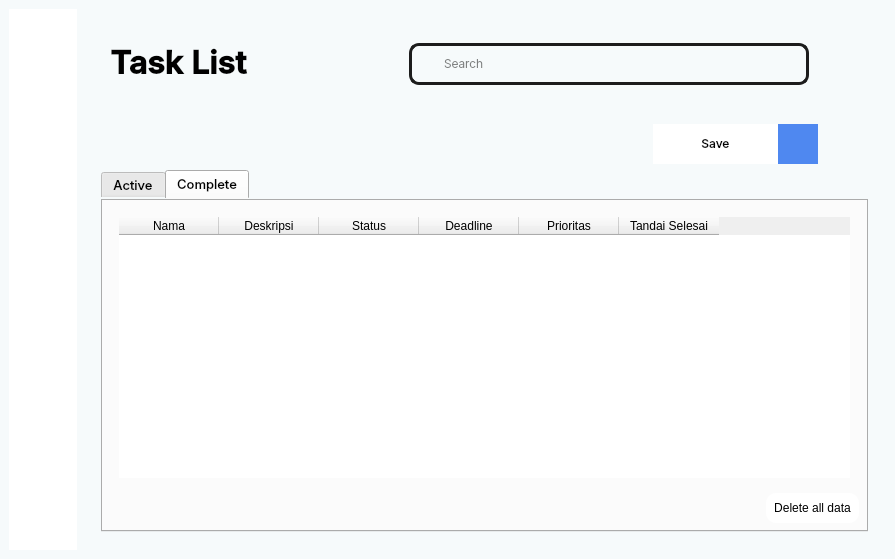
<?xml version="1.0" encoding="UTF-8"?>
<ui version="4.0">
 <class>MainWindow</class>
 <widget class="QMainWindow" name="MainWindow">
  <property name="geometry">
   <rect>
    <x>0</x>
    <y>0</y>
    <width>895</width>
    <height>559</height>
   </rect>
  </property>
  <property name="sizePolicy">
   <sizepolicy hsizetype="Fixed" vsizetype="Preferred">
    <horstretch>0</horstretch>
    <verstretch>0</verstretch>
   </sizepolicy>
  </property>
  <property name="windowTitle">
   <string>MainWindow</string>
  </property>
  <property name="styleSheet">
   <string notr="true"/>
  </property>
  <widget class="QWidget" name="centralwidget">
   <property name="styleSheet">
    <string notr="true">*{
	color:000;
	border:none;
}

#centralwidget, mainWin {
	background-color:#f6fafb;
}

#menuBar {
	background-color:#ffffff;
}

#searchFrame {
	border-radius: 10px;
	border: 2.5px solid #1c1c1c;
}

#searchBar {
	background-color:transparent;
}

#plusWid {
	background-color:#4f88f0;
}

#tab_1 {
	background-color:transparent;
}

#tab_3 {
	background-color:transparent;
}</string>
   </property>
   <layout class="QHBoxLayout" name="horizontalLayout">
    <item>
     <widget class="QWidget" name="menuBar" native="true">
      <layout class="QVBoxLayout" name="verticalLayout_5">
       <item alignment="Qt::AlignTop">
        <widget class="QWidget" name="widget_4" native="true">
         <property name="maximumSize">
          <size>
           <width>50</width>
           <height>50</height>
          </size>
         </property>
         <layout class="QHBoxLayout" name="horizontalLayout_12">
          <item>
           <widget class="QPushButton" name="dashboardButton">
            <property name="sizePolicy">
             <sizepolicy hsizetype="Fixed" vsizetype="Fixed">
              <horstretch>0</horstretch>
              <verstretch>0</verstretch>
             </sizepolicy>
            </property>
            <property name="maximumSize">
             <size>
              <width>40</width>
              <height>40</height>
             </size>
            </property>
            <property name="text">
             <string/>
            </property>
            <property name="icon">
             <iconset resource="Icon.qrc">
              <normaloff>:/prefix1/icon/dsahboard.png</normaloff>:/prefix1/icon/dsahboard.png</iconset>
            </property>
            <property name="iconSize">
             <size>
              <width>32</width>
              <height>32</height>
             </size>
            </property>
           </widget>
          </item>
         </layout>
        </widget>
       </item>
       <item alignment="Qt::AlignTop">
        <widget class="QWidget" name="widget_5" native="true">
         <property name="maximumSize">
          <size>
           <width>50</width>
           <height>50</height>
          </size>
         </property>
         <layout class="QHBoxLayout" name="horizontalLayout_13">
          <item>
           <widget class="QPushButton" name="tasklistButton">
            <property name="sizePolicy">
             <sizepolicy hsizetype="Fixed" vsizetype="Fixed">
              <horstretch>0</horstretch>
              <verstretch>0</verstretch>
             </sizepolicy>
            </property>
            <property name="maximumSize">
             <size>
              <width>40</width>
              <height>40</height>
             </size>
            </property>
            <property name="text">
             <string/>
            </property>
            <property name="icon">
             <iconset resource="Icon.qrc">
              <normaloff>:/prefix1/icon/todolist-black.png</normaloff>:/prefix1/icon/todolist-black.png</iconset>
            </property>
            <property name="iconSize">
             <size>
              <width>32</width>
              <height>32</height>
             </size>
            </property>
           </widget>
          </item>
         </layout>
        </widget>
       </item>
       <item alignment="Qt::AlignTop">
        <widget class="QWidget" name="widget_7" native="true">
         <property name="maximumSize">
          <size>
           <width>50</width>
           <height>50</height>
          </size>
         </property>
         <layout class="QHBoxLayout" name="horizontalLayout_15">
          <item>
           <widget class="QPushButton" name="pushButton_4">
            <property name="sizePolicy">
             <sizepolicy hsizetype="Fixed" vsizetype="Fixed">
              <horstretch>0</horstretch>
              <verstretch>0</verstretch>
             </sizepolicy>
            </property>
            <property name="maximumSize">
             <size>
              <width>40</width>
              <height>40</height>
             </size>
            </property>
            <property name="text">
             <string/>
            </property>
            <property name="icon">
             <iconset resource="Icon.qrc">
              <normaloff>:/prefix1/icon/burung-akun.png</normaloff>:/prefix1/icon/burung-akun.png</iconset>
            </property>
            <property name="iconSize">
             <size>
              <width>32</width>
              <height>32</height>
             </size>
            </property>
           </widget>
          </item>
         </layout>
        </widget>
       </item>
       <item>
        <spacer name="verticalSpacer">
         <property name="orientation">
          <enum>Qt::Vertical</enum>
         </property>
         <property name="sizeHint" stdset="0">
          <size>
           <width>20</width>
           <height>40</height>
          </size>
         </property>
        </spacer>
       </item>
      </layout>
     </widget>
    </item>
    <item>
     <widget class="QWidget" name="mainWin" native="true">
      <layout class="QVBoxLayout" name="verticalLayout_2">
       <item>
        <widget class="QWidget" name="widget_9" native="true">
         <layout class="QVBoxLayout" name="verticalLayout">
          <item>
           <spacer name="verticalSpacer_2">
            <property name="orientation">
             <enum>Qt::Vertical</enum>
            </property>
            <property name="sizeType">
             <enum>QSizePolicy::Fixed</enum>
            </property>
            <property name="sizeHint" stdset="0">
             <size>
              <width>20</width>
              <height>7</height>
             </size>
            </property>
           </spacer>
          </item>
          <item>
           <widget class="QWidget" name="widget_10" native="true">
            <property name="minimumSize">
             <size>
              <width>0</width>
              <height>60</height>
             </size>
            </property>
            <property name="maximumSize">
             <size>
              <width>16777215</width>
              <height>80</height>
             </size>
            </property>
            <layout class="QHBoxLayout" name="horizontalLayout_2">
             <item>
              <widget class="QLabel" name="label_2">
               <property name="font">
                <font>
                 <family>Inter SemiBold</family>
                 <pointsize>24</pointsize>
                 <weight>75</weight>
                 <bold>true</bold>
                </font>
               </property>
               <property name="text">
                <string>Task List</string>
               </property>
               <property name="scaledContents">
                <bool>true</bool>
               </property>
               <property name="alignment">
                <set>Qt::AlignLeading|Qt::AlignLeft|Qt::AlignTop</set>
               </property>
              </widget>
             </item>
             <item>
              <spacer name="horizontalSpacer">
               <property name="orientation">
                <enum>Qt::Horizontal</enum>
               </property>
               <property name="sizeHint" stdset="0">
                <size>
                 <width>40</width>
                 <height>20</height>
                </size>
               </property>
              </spacer>
             </item>
             <item>
              <widget class="QWidget" name="Search" native="true">
               <layout class="QVBoxLayout" name="verticalLayout_6">
                <property name="spacing">
                 <number>0</number>
                </property>
                <property name="leftMargin">
                 <number>0</number>
                </property>
                <property name="topMargin">
                 <number>0</number>
                </property>
                <property name="rightMargin">
                 <number>50</number>
                </property>
                <property name="bottomMargin">
                 <number>0</number>
                </property>
                <item>
                 <widget class="QFrame" name="searchFrame">
                  <property name="enabled">
                   <bool>true</bool>
                  </property>
                  <property name="sizePolicy">
                   <sizepolicy hsizetype="Maximum" vsizetype="Minimum">
                    <horstretch>0</horstretch>
                    <verstretch>0</verstretch>
                   </sizepolicy>
                  </property>
                  <property name="minimumSize">
                   <size>
                    <width>400</width>
                    <height>0</height>
                   </size>
                  </property>
                  <property name="styleSheet">
                   <string notr="true"/>
                  </property>
                  <property name="frameShape">
                   <enum>QFrame::StyledPanel</enum>
                  </property>
                  <property name="frameShadow">
                   <enum>QFrame::Raised</enum>
                  </property>
                  <layout class="QHBoxLayout" name="horizontalLayout_16">
                   <property name="spacing">
                    <number>0</number>
                   </property>
                   <property name="leftMargin">
                    <number>0</number>
                   </property>
                   <property name="topMargin">
                    <number>0</number>
                   </property>
                   <property name="rightMargin">
                    <number>0</number>
                   </property>
                   <property name="bottomMargin">
                    <number>0</number>
                   </property>
                   <item>
                    <widget class="QLabel" name="searchLogo">
                     <property name="minimumSize">
                      <size>
                       <width>30</width>
                       <height>30</height>
                      </size>
                     </property>
                     <property name="maximumSize">
                      <size>
                       <width>30</width>
                       <height>30</height>
                      </size>
                     </property>
                     <property name="text">
                      <string/>
                     </property>
                     <property name="pixmap">
                      <pixmap resource="Icon.qrc">:/prefix1/icon/search.png</pixmap>
                     </property>
                     <property name="scaledContents">
                      <bool>true</bool>
                     </property>
                    </widget>
                   </item>
                   <item>
                    <widget class="QLineEdit" name="searchBar">
                     <property name="font">
                      <font>
                       <family>Inter Light</family>
                      </font>
                     </property>
                     <property name="styleSheet">
                      <string notr="true"/>
                     </property>
                     <property name="placeholderText">
                      <string>Search</string>
                     </property>
                    </widget>
                   </item>
                  </layout>
                 </widget>
                </item>
               </layout>
              </widget>
             </item>
            </layout>
           </widget>
          </item>
         </layout>
        </widget>
       </item>
       <item alignment="Qt::AlignTop">
        <widget class="QWidget" name="Header" native="true">
         <layout class="QVBoxLayout" name="verticalLayout_3">
          <property name="spacing">
           <number>0</number>
          </property>
          <property name="leftMargin">
           <number>0</number>
          </property>
          <property name="topMargin">
           <number>0</number>
          </property>
          <property name="rightMargin">
           <number>0</number>
          </property>
          <property name="bottomMargin">
           <number>0</number>
          </property>
          <item>
           <widget class="QFrame" name="frame_2">
            <property name="maximumSize">
             <size>
              <width>16777215</width>
              <height>40</height>
             </size>
            </property>
            <property name="frameShape">
             <enum>QFrame::StyledPanel</enum>
            </property>
            <property name="frameShadow">
             <enum>QFrame::Raised</enum>
            </property>
            <layout class="QVBoxLayout" name="verticalLayout_4">
             <property name="spacing">
              <number>0</number>
             </property>
             <property name="leftMargin">
              <number>0</number>
             </property>
             <property name="topMargin">
              <number>0</number>
             </property>
             <property name="rightMargin">
              <number>0</number>
             </property>
             <property name="bottomMargin">
              <number>0</number>
             </property>
            </layout>
           </widget>
          </item>
         </layout>
        </widget>
       </item>
       <item>
        <widget class="QWidget" name="Table" native="true">
         <layout class="QVBoxLayout" name="verticalLayout_8">
          <item alignment="Qt::AlignRight|Qt::AlignTop">
           <widget class="QWidget" name="widget_3" native="true">
            <property name="minimumSize">
             <size>
              <width>215</width>
              <height>0</height>
             </size>
            </property>
            <layout class="QHBoxLayout" name="horizontalLayout_17">
             <property name="spacing">
              <number>0</number>
             </property>
             <property name="leftMargin">
              <number>0</number>
             </property>
             <property name="topMargin">
              <number>0</number>
             </property>
             <property name="rightMargin">
              <number>50</number>
             </property>
             <property name="bottomMargin">
              <number>0</number>
             </property>
             <item>
              <widget class="QWidget" name="widget_8" native="true">
               <property name="styleSheet">
                <string notr="true">background-color: rgb(255, 255, 255);</string>
               </property>
               <layout class="QVBoxLayout" name="verticalLayout_7">
                <item>
                 <widget class="QPushButton" name="saveButton">
                  <property name="font">
                   <font>
                    <family>Inter Medium</family>
                    <pointsize>9</pointsize>
                   </font>
                  </property>
                  <property name="autoFillBackground">
                   <bool>false</bool>
                  </property>
                  <property name="text">
                   <string>Save</string>
                  </property>
                 </widget>
                </item>
               </layout>
              </widget>
             </item>
             <item alignment="Qt::AlignTop">
              <widget class="QWidget" name="plusWid" native="true">
               <property name="minimumSize">
                <size>
                 <width>40</width>
                 <height>40</height>
                </size>
               </property>
               <property name="maximumSize">
                <size>
                 <width>0</width>
                 <height>0</height>
                </size>
               </property>
               <layout class="QVBoxLayout" name="verticalLayout_9">
                <item>
                 <widget class="QPushButton" name="addrowButton">
                  <property name="text">
                   <string/>
                  </property>
                  <property name="icon">
                   <iconset resource="Icon.qrc">
                    <normaloff>:/prefix1/icon/plus-white.png</normaloff>:/prefix1/icon/plus-white.png</iconset>
                  </property>
                  <property name="iconSize">
                   <size>
                    <width>32</width>
                    <height>32</height>
                   </size>
                  </property>
                 </widget>
                </item>
               </layout>
              </widget>
             </item>
            </layout>
           </widget>
          </item>
          <item>
           <widget class="QTabWidget" name="tabWd">
            <property name="font">
             <font>
              <family>Inter Medium</family>
              <pointsize>10</pointsize>
             </font>
            </property>
            <property name="currentIndex">
             <number>1</number>
            </property>
            <property name="usesScrollButtons">
             <bool>true</bool>
            </property>
            <widget class="QWidget" name="tab_1">
             <attribute name="title">
              <string>Active</string>
             </attribute>
             <layout class="QGridLayout" name="gridLayout_2">
              <item row="0" column="0">
               <widget class="QWidget" name="widget" native="true">
                <layout class="QGridLayout" name="gridLayout_4">
                 <item row="0" column="0">
                  <widget class="QTableWidget" name="tableWidget">
                   <property name="font">
                    <font>
                     <family>Inter</family>
                     <pointsize>9</pointsize>
                     <weight>50</weight>
                     <italic>false</italic>
                     <bold>false</bold>
                    </font>
                   </property>
                   <property name="styleSheet">
                    <string notr="true">font: 9pt &quot;Inter&quot;;
</string>
                   </property>
                   <row>
                    <property name="text">
                     <string>1</string>
                    </property>
                   </row>
                   <column>
                    <property name="text">
                     <string>Nama</string>
                    </property>
                   </column>
                   <column>
                    <property name="text">
                     <string>Deskripsi</string>
                    </property>
                   </column>
                   <column>
                    <property name="text">
                     <string>Status</string>
                    </property>
                   </column>
                   <column>
                    <property name="text">
                     <string>Deadline</string>
                    </property>
                   </column>
                   <column>
                    <property name="text">
                     <string>Prioritas</string>
                    </property>
                   </column>
                   <column>
                    <property name="text">
                     <string>Tandai Selesai</string>
                    </property>
                   </column>
                  </widget>
                 </item>
                </layout>
               </widget>
              </item>
             </layout>
            </widget>
            <widget class="QWidget" name="tab_3">
             <attribute name="title">
              <string>Complete</string>
             </attribute>
             <layout class="QGridLayout" name="gridLayout">
              <item row="0" column="0">
               <widget class="QWidget" name="widget_2" native="true">
                <layout class="QGridLayout" name="gridLayout_3">
                 <item row="0" column="0">
                  <widget class="QTableWidget" name="tableWidget_2">
                   <property name="styleSheet">
                    <string notr="true">font: 9pt &quot;Inter&quot;;</string>
                   </property>
                   <column>
                    <property name="text">
                     <string>Nama</string>
                    </property>
                   </column>
                   <column>
                    <property name="text">
                     <string>Deskripsi</string>
                    </property>
                   </column>
                   <column>
                    <property name="text">
                     <string>Status</string>
                    </property>
                   </column>
                   <column>
                    <property name="text">
                     <string>Deadline</string>
                    </property>
                   </column>
                   <column>
                    <property name="text">
                     <string>Prioritas</string>
                    </property>
                   </column>
                   <column>
                    <property name="text">
                     <string>Tandai Selesai</string>
                    </property>
                   </column>
                  </widget>
                 </item>
                </layout>
               </widget>
              </item>
              <item row="1" column="0">
               <widget class="QPushButton" name="tombolHapus">
                <property name="enabled">
                 <bool>true</bool>
                </property>
                <property name="sizePolicy">
                 <sizepolicy hsizetype="Fixed" vsizetype="Fixed">
                  <horstretch>0</horstretch>
                  <verstretch>0</verstretch>
                 </sizepolicy>
                </property>
                <property name="layoutDirection">
                 <enum>Qt::RightToLeft</enum>
                </property>
                <property name="styleSheet">
                 <string notr="true">background-color: rgb(255, 255, 255);
border-radius: 10px;
padding: 8px;</string>
                </property>
                <property name="text">
                 <string>Delete all data</string>
                </property>
               </widget>
              </item>
             </layout>
            </widget>
           </widget>
          </item>
         </layout>
        </widget>
       </item>
      </layout>
     </widget>
    </item>
   </layout>
  </widget>
 </widget>
 <resources>
  <include location="Icon.qrc"/>
 </resources>
 <connections/>
</ui>
